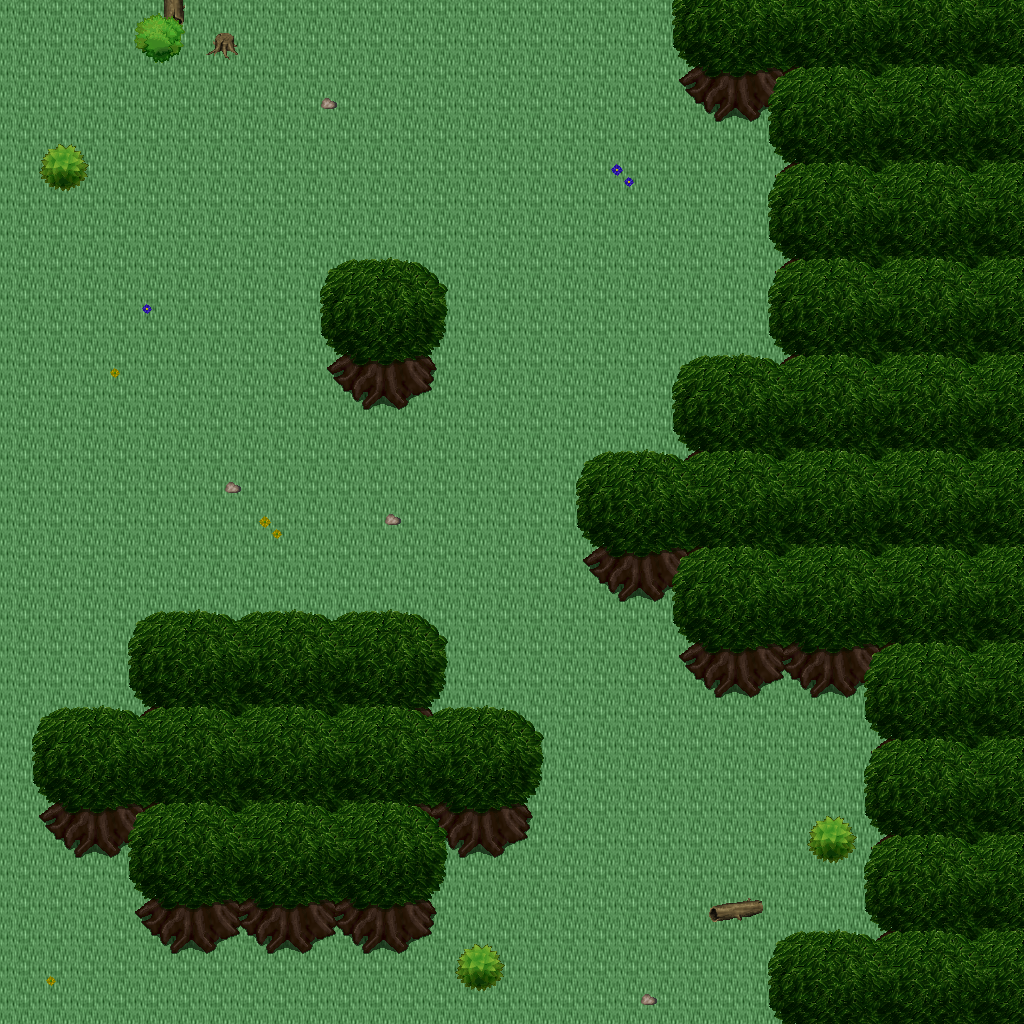

Below is a game level as drawn by its tile map, then a one-line description and the .tmx that defines it (tile-layer data replaced by summaries):
An orthogonal 32x32 tile map with 32x32 px tiles, 5 tile layers (Ground, Objects, Objects2, Above, ...), 1 hidden layer not drawn, 16 tilesets.

<map version="1.10" tiledversion="1.11.0" orientation="orthogonal" renderorder="right-down" width="32" height="32" tilewidth="32" tileheight="32" infinite="0" nextlayerid="11" nextobjectid="1">
 <tileset firstgid="1" name="logic_collision" tilewidth="32" tileheight="32" tilecount="1" columns="1">
  <image source="../drawable/logic_collision.png" width="32" height="32" />
 </tileset>
 <tileset firstgid="2" name="ground_ground" tilewidth="32" tileheight="32" tilecount="33" columns="3">
  <image source="../drawable/ground_ground.png" width="96" height="352" />
 </tileset>
 <tileset firstgid="35" name="ground_ridge_earth_pale" tilewidth="32" tileheight="32" tilecount="96" columns="12">
  <image source="../drawable/ground_ridge_earth_pale.png" width="384" height="256" />
 </tileset>
 <tileset firstgid="131" name="ground_ridge_earth_dark" tilewidth="32" tileheight="32" tilecount="96" columns="12">
  <image source="../drawable/ground_ridge_earth_dark.png" width="384" height="256" />
 </tileset>
 <tileset firstgid="227" name="ground_ladder_horizontal_dark" tilewidth="32" tileheight="32" tilecount="3" columns="1">
  <image source="../drawable/ground_ladder_horizontal_dark.png" width="32" height="96" />
 </tileset>
 <tileset firstgid="230" name="plant_tree_tree_darkgreen" tilewidth="32" tileheight="32" tilecount="88" columns="8">
  <image source="../drawable/plant_tree_tree_darkgreen.png" width="256" height="352" />
 </tileset>
 <tileset firstgid="318" name="plant_stump_stump_pale_purple" tilewidth="32" tileheight="32" tilecount="4" columns="2">
  <image source="../drawable/plant_stump_stump_pale_purple.png" width="64" height="64" />
 </tileset>
 <tileset firstgid="322" name="plant_stump_hollow_logs" tilewidth="32" tileheight="32" tilecount="6" columns="3">
  <image source="../drawable/plant_stump_hollow_logs.png" width="96" height="64" />
 </tileset>
 <tileset firstgid="328" name="plant_flower_daisy_yellow" tilewidth="32" tileheight="32" tilecount="8" columns="2">
  <image source="../drawable/plant_flower_daisy_yellow.png" width="64" height="128" />
 </tileset>
 <tileset firstgid="336" name="plant_flower_daisy_blue" tilewidth="32" tileheight="32" tilecount="8" columns="2">
  <image source="../drawable/plant_flower_daisy_blue.png" width="64" height="128" />
 </tileset>
 <tileset firstgid="344" name="plant_bush_leafy_2" tilewidth="32" tileheight="32" tilecount="12" columns="6">
  <image source="../drawable/plant_bush_leafy_2.png" width="192" height="64" />
 </tileset>
 <tileset firstgid="356" name="ground_rock_pebbles" tilewidth="32" tileheight="32" tilecount="3" columns="1">
  <image source="../drawable/ground_rock_pebbles.png" width="32" height="96" />
 </tileset>
 <tileset firstgid="359" name="logic_item_mushroom" tilewidth="32" tileheight="32" tilecount="6" columns="6">
  <image source="../drawable/logic_item_mushroom.png" width="192" height="32" />
 </tileset>
 <tileset firstgid="365" name="logic_item_resources" tilewidth="32" tileheight="32" tilecount="6" columns="6">
  <image source="../drawable/logic_item_resources.png" width="192" height="32" />
 </tileset>
 <tileset firstgid="371" name="logic_creature_animal" tilewidth="32" tileheight="32" tilecount="32" columns="8">
  <image source="../drawable/logic_creature_animal.png" width="256" height="128" />
 </tileset>
 <tileset firstgid="403" name="building_fence_fence_chunky" tilewidth="32" tileheight="32" tilecount="21" columns="3">
  <image source="../drawable/building_fence_fence_chunky.png" width="96" height="224" />
 </tileset>
 <layer id="1" name="Ground" width="32" height="32">
  <data>[1024 cells, 1024 non-empty, 1 distinct tile ids]</data>
 </layer>
 <layer id="2" name="Objects" width="32" height="32">
  <data>[1024 cells, 142 non-empty, 27 distinct tile ids]</data>
 </layer>
 <layer id="3" name="Objects2" width="32" height="32">
  <data>[1024 cells, 4 non-empty, 1 distinct tile ids]</data>
 </layer>
 <layer id="4" name="Above" width="32" height="32">
  <data>[1024 cells, 399 non-empty, 26 distinct tile ids]</data>
 </layer>
 <layer id="5" name="Above2" width="32" height="32">
  <data>[1024 cells, 0 non-empty, 0 distinct tile ids]</data>
 </layer>
 <layer id="6" name="Walkable" width="32" height="32" visible="0">
  <data>[1024 cells, 366 non-empty, 1 distinct tile ids]</data>
 </layer>
 <objectgroup id="7" name="Mapevents" />
 <objectgroup id="8" name="Spawn" />
 <objectgroup id="9" name="Keys" />
 <objectgroup id="10" name="Replace" />
</map>
